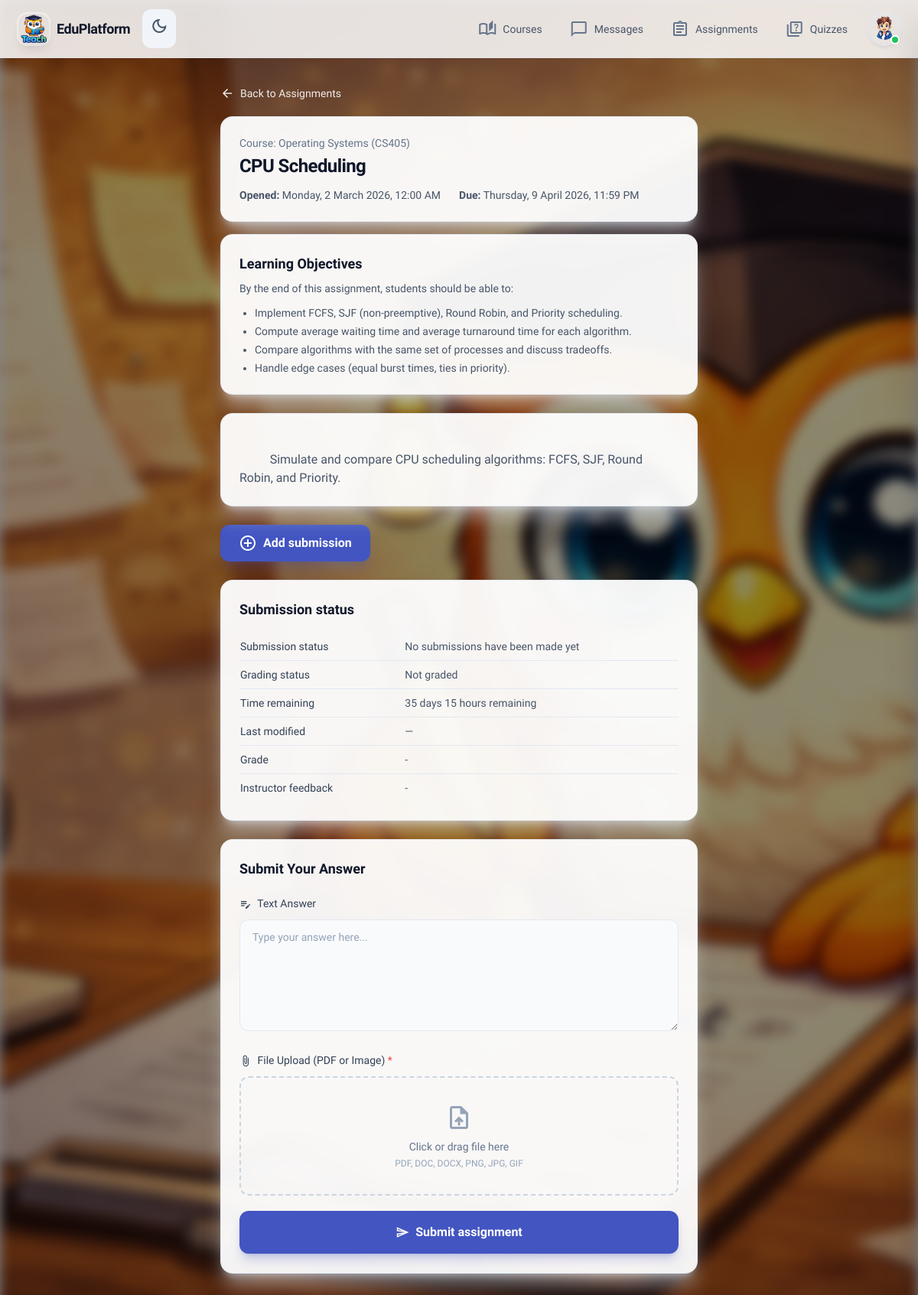
The app's page /assignment/3/ (signed in) with its own data.
### teach/models.py (models this page shows, shortened)
class Assignment(models.Model):
    assignment_id = models.AutoField(primary_key=True)
    content = models.ForeignKey(
        CourseContent,
        on_delete=models.CASCADE,
        related_name='assignments',
        to_field='content_id'
    )
    description = models.TextField(blank=True, default='')
    learning_objectives = models.TextField(
        blank=True,
        default='',
        help_text='Bullet points describing what the student will learn.'
    )
    opened_at = models.DateTimeField(null=True, blank=True, help_text='When the assignment becomes available.')
    deadline = models.DateTimeField(help_text='Due date and time.')
    assignment_file = models.FileField(
        upload_to='assignments/files/',
        blank=True,
        null=True,
        help_text='Downloadable file (e.g. .docx, .pdf) uploaded by instructor.'
    )
    course_name_display = models.CharField(
        max_length=200,
        blank=True,
        default='',
        help_text='Course name shown on assignment page (e.g. Image Processing).'
    )
    course_code_display = models.CharField(
        max_length=100,
        blank=True,
        default='',
        help_text='Course code (e.g. CS389/CS486).'
    )
    created_at = models.DateTimeField(auto_now_add=True)
    class Meta:
        ordering = ['-created_at']

class CourseContent(models.Model):
    CONTENT_TYPE_CHOICES = [
        ('lesson', 'Lesson'),
        ('assignment', 'Assignment'),
        ('quiz', 'Quiz'),
    ]
    content_id = models.AutoField(primary_key=True)
    course = models.ForeignKey(
        Course,
        on_delete=models.CASCADE,
        related_name='contents',
        to_field='course_id'
    )
    title = models.CharField(max_length=200)
    content_type = models.CharField(
        max_length=20,
        choices=CONTENT_TYPE_CHOICES
    )
    order_index = models.PositiveIntegerField(default=1)
    is_locked = models.BooleanField(default=False)
    created_at = models.DateTimeField(auto_now_add=True)
    class Meta:
        ordering = ['order_index', 'created_at']
        unique_together = ['course', 'order_index']

### teach/views.py (the view, shortened to what this page needs)
# urls.py: path("assignment/<int:assignment_id>/", views.assignment_detail_view, name="assignment_detail"),
@login_required
@csrf_protect
def assignment_detail_view(request, assignment_id):
    assignment_obj = (
        Assignment.objects.filter(assignment_id=assignment_id)
        .select_related("content", "content__course")
        .first()
    )
    if not assignment_obj:
        messages.error(request, "Assignment not found.")
        return redirect("assignment")
    submission = None
    active_submission = None
    if request.user.is_authenticated:
        submission = (
            AssignmentSubmission.objects.filter(
                assignment=assignment_obj,
                user=request.user,
            ).first()
        )
        active_submission = submission if submission and not submission.is_deleted else None
    course_name, course_code = _assignment_display_info(assignment_obj)
    deadline = assignment_obj.deadline
    now = timezone.now()
    time_remaining = None
    if deadline and now < deadline:
        delta = deadline - now
        days, remainder = divmod(int(delta.total_seconds()), 86400)
        hours = remainder // 3600
        time_remaining = f"{days} days {hours} hours remaining"
    display_submission = active_submission
    early_late_text, is_late = _early_late_text(display_submission, deadline)
    objectives_list = []
    if assignment_obj.learning_objectives:
        objectives_list = [
            line.strip() for line in assignment_obj.learning_objectives.splitlines()
            if line.strip()
        ]
    return render(
        request,
        "teach/assignment_detail.html",
        {
            "assignment": assignment_obj,
            "submission": display_submission,
            "course_name": course_name,
            "course_code": course_code,
            "objectives_list": objectives_list,
            "time_remaining": time_remaining,
            "early_late_text": early_late_text,
            "is_late": is_late,
            "is_locked": bool(display_submission and display_submission.grading_status == "graded"),
        },
    )

### teach/context_processors.py (called while the page is built)
def unread_messages_count(request):
    if request.user.is_authenticated:
        count = Message.objects.filter(receiver=request.user, is_read=False).count()
        return {"unread_messages_count": count}
    return {"unread_messages_count": 0}

### teach/views.py (called while the page is built, shortened)
def _assignment_display_info(assignment):
    name = (assignment.course_name_display or "").strip()
    code = (assignment.course_code_display or "").strip()
    if name or code:
        return name, code
    try:
        c = assignment.content.course
        return (getattr(c, "course_name", "") or ""), (getattr(c, "course_code", "") or "")
    except Exception:
        return "", ""

def _early_late_text(submission, deadline):
    if not submission or not submission.submitted_at or not deadline:
        return None, False

### templates/teach/assignment_detail.html (shortened to what this page needs)
{% extends 'teach/base.html' %}
{% load static %}
{% block main_class %}p-0 overflow-x-hidden{% endblock %}
{% block content %}
<div class="assignment-page-wrap">
  <div class="assignment-content">
    <a href="{% url 'assignment' %}"
      class="inline-flex items-center gap-2 text-sm font-medium text-white/90 hover:text-white mb-4 transition-colors">
      <span class="material-icons-outlined text-lg">arrow_back</span>
      Back to Assignments
    </a>
    <div
      class="rounded-2xl bg-white/95 dark:bg-slate-900/95 backdrop-blur-sm border border-slate-200/80 dark:border-slate-700/80 shadow-xl shadow-slate-200/50 dark:shadow-slate-900/50 overflow-hidden mb-4">
      <div class="p-5 md:p-6">
        {% if course_name or course_code %}
        <p class="text-sm font-medium text-slate-500 dark:text-slate-400 mb-1">
          Course: {{ course_name }}{% if course_code %} ({{ course_code }}){% endif %}
        </p>
        {% endif %}
        <h1 class="text-xl md:text-2xl font-bold text-slate-900 dark:text-white tracking-tight mb-3">
          {{ assignment.content.title }}
        </h1>
        <div class="flex flex-wrap gap-x-6 gap-y-1 text-sm text-slate-600 dark:text-slate-400">
          {% if assignment.opened_at %}
          <span><strong>Opened:</strong> {{ assignment.opened_at|date:"l, j F Y, g:i A" }}</span>
          {% endif %}
          <span><strong>Due:</strong> {{ assignment.deadline|date:"l, j F Y, g:i A" }}</span>
        </div>
      </div>
    </div>
    {% if objectives_list %}
    <div
      class="rounded-2xl bg-white/95 dark:bg-slate-900/95 backdrop-blur-sm border border-slate-200/80 dark:border-slate-700/80 shadow-xl shadow-slate-200/50 dark:shadow-slate-900/50 overflow-hidden mb-6">
      <div class="p-5 md:p-6">
        <h2 class="text-lg font-bold text-slate-900 dark:text-white mb-2">Learning Objectives</h2>
        <p class="text-slate-600 dark:text-slate-300 text-sm mb-3">By the end of this assignment, students should be
          able to:</p>
        <ul class="list-disc pl-5 space-y-1 text-slate-600 dark:text-slate-300 text-sm">
          {% for obj in objectives_list %}
          <li>{{ obj }}</li>
          {% endfor %}
        </ul>
      </div>
    </div>
    {% endif %}
    {% if assignment.description %}
    <div
      class="rounded-2xl bg-white/95 dark:bg-slate-900/95 backdrop-blur-sm border border-slate-200/80 dark:border-slate-700/80 shadow-xl shadow-slate-200/50 dark:shadow-slate-900/50 overflow-hidden mb-6">
      <div class="p-5 md:p-6">
        <div
          class="prose prose-slate dark:prose-invert max-w-none text-slate-600 dark:text-slate-300 text-sm md:text-base leading-relaxed whitespace-pre-wrap">
          {{ assignment.description }}</div>
      </div>
    </div>
    {% endif %}
    <div class="mb-6 flex flex-wrap gap-3 items-center">
      <a href="#submit-form" class="inline-flex items-center gap-2 py-3 px-6 rounded-xl
                {% if is_locked %}bg-slate-300 text-slate-600 cursor-not-allowed{% else %}bg-primary hover:bg-primary/90 text-white{% endif %}
                font-semibold shadow-lg shadow-primary/25 transition-all">
        <span class="material-icons-outlined">add_circle_outline</span>
        {% if submission %}Edit submission{% else %}Add submission{% endif %}
      </a>
    </div>
    <div
      class="rounded-2xl bg-white/95 dark:bg-slate-900/95 backdrop-blur-sm border border-slate-200/80 dark:border-slate-700/80 shadow-xl shadow-slate-200/50 dark:shadow-slate-900/50 overflow-hidden mb-6">
      <div class="p-5 md:p-6">
        <h2 class="text-lg font-bold text-slate-900 dark:text-white mb-4">Submission status</h2>
        <table class="w-full text-sm text-left">
          <tbody class="divide-y divide-slate-200 dark:divide-slate-700">
            <tr>
              <td class="py-2 pr-4 font-medium text-slate-700 dark:text-slate-300">Submission status</td>
              <td class="py-2 text-slate-600 dark:text-slate-400">
                {% if submission %}Submitted{% else %}No submissions have been made yet{% endif %}
              </td>
            </tr>
            <tr>
              <td class="py-2 pr-4 font-medium text-slate-700 dark:text-slate-300">Grading status</td>
              <td class="py-2 text-slate-600 dark:text-slate-400">
                {% if submission %}{% if submission.grading_status == 'graded' %}Graded{% else %}Not graded{% endif %}{% else %}Not graded{% endif %}
              </td>
            </tr>
            <tr>
              <td class="py-2 pr-4 font-medium text-slate-700 dark:text-slate-300">Time remaining</td>
              <td class="py-2 text-slate-600 dark:text-slate-400">
                {% if time_remaining %}{{ time_remaining }}{% else %}—{% endif %}
              </td>
            </tr>
            <tr>
              <td class="py-2 pr-4 font-medium text-slate-700 dark:text-slate-300">Last modified</td>
              <td class="py-2 text-slate-600 dark:text-slate-400">
                {% if submission %}{{ submission.submitted_at|date:"j F Y, g:i A" }}{% else %}—{% endif %}
              </td>
            </tr>
            <tr>
              <td class="py-2 pr-4 font-medium text-slate-700 dark:text-slate-300">Grade</td>
              <td class="py-2 text-slate-600 dark:text-slate-400">
                {% if submission and submission.grade is not None %}{{ submission.grade }} / 10{% else %}-{% endif %}
              </td>
            </tr>
            <tr>
              <td class="py-2 pr-4 font-medium text-slate-700 dark:text-slate-300">Instructor feedback</td>
              <td class="py-2 text-slate-600 dark:text-slate-400">
                {% if submission and submission.submission_comments %}{{ submission.submission_comments }}{% else %}-{% endif %}
              </td>
            </tr>
          </tbody>
        </table>
      </div>
    </div>
    <div id="submit-form"
      class="rounded-2xl bg-white/95 dark:bg-slate-900/95 backdrop-blur-sm border border-slate-200/80 dark:border-slate-700/80 shadow-xl shadow-slate-200/50 dark:shadow-slate-900/50 overflow-hidden mb-6">
      <div class="p-5 md:p-6 border-b border-slate-100 dark:border-slate-800">
        <h2 class="text-lg font-bold text-slate-900 dark:text-white mb-4">Submit Your Answer</h2>
        <form method="post" action="{% url 'assignment_detail' assignment.assignment_id %}"
          enctype="multipart/form-data" class="space-y-5" id="submission-form">
          <div>
            <label for="answer_text" class="block text-sm font-medium text-slate-700 dark:text-slate-300 mb-2">
              <span class="material-icons-outlined align-middle text-base mr-1">edit_note</span>
              Text Answer
            </label>
            <textarea name="answer_text" id="answer_text" rows="6" placeholder="Type your answer here..."
              class="w-full rounded-xl border border-slate-200 dark:border-slate-600 bg-slate-50 dark:bg-slate-800/50 text-slate-900 dark:text-white placeholder-slate-400 dark:placeholder-slate-500 focus:ring-2 focus:ring-primary focus:border-primary px-4 py-3 text-sm resize-y min-h-[120px] transition-all outline-none">{% if submission %}{{ submission.answer_text }}{% endif %}</textarea>
          </div>
          <div>
            <label class="block text-sm font-medium text-slate-700 dark:text-slate-300 mb-2">
              <span class="material-icons-outlined align-middle text-base mr-1">attach_file</span>
              File Upload (PDF or Image) <span class="text-red-500">*</span>
            </label>
            <div id="file-drop-zone"
              class="relative flex flex-col items-center justify-center border-2 border-dashed border-slate-300 dark:border-slate-600 rounded-xl p-8 hover:border-primary/50 dark:hover:border-primary/50 hover:bg-slate-50/50 dark:hover:bg-slate-800/30 transition-all cursor-pointer group">
              <div id="file-placeholder">
                <div class="flex flex-col items-center">
                  <span
                    class="material-icons-outlined text-4xl text-slate-400 group-hover:text-primary transition-colors mb-2">upload_file</span>
                  <p class="text-sm text-slate-500 dark:text-slate-400">Click or drag file here</p>
                  <p class="text-xs text-slate-400 dark:text-slate-500 mt-1">PDF, DOC, DOCX, PNG, JPG, GIF</p>
                </div>
              </div>
            </div>
          </div>
          <button type="submit" id="submit-btn" {% if is_locked %}disabled{% endif %}
            class="w-full py-3.5 px-4 rounded-xl bg-primary hover:bg-primary/90 text-white font-semibold shadow-lg shadow-primary/25 hover:shadow-primary/40 transition-all duration-200 flex items-center justify-center gap-2 {% if is_locked %}opacity-60 cursor-not-allowed{% endif %}">
            <span class="material-icons-outlined text-lg">send</span>
            {% if submission %}Update submission{% else %}Submit assignment{% endif %}
          </button>
        </form>
      </div>
    </div>
  </div>
</div>
{% endblock %}

### static/teach/css/style.css (style rules this page uses)
body { font-family: "Lexend", "Inter", sans-serif; -webkit-tap-highlight-color: transparent; min-height: max(884px, 100dvh); }

### records on screen
Assignment: course_name_display "Operating Systems", course_code_display "CS405", content "CPU Scheduling", opened_at "Monday, 2 March 2026, 12:00 AM", deadline "Thursday, 9 April 2026, 11:59 PM", description "Simulate and compare CPU scheduling algorithms: FCFS, SJF, Round Robin, and Priority."

### other values on screen
{{ obj }} "Implement FCFS, SJF (non-preemptive), Round Robin, and Priority scheduling." "Compute average waiting time and average turnaround time for each algorithm." "Compare algorithms with the same set of processes and discuss tradeoffs." "Handle edge cases (equal burst times, ties in priority)."
{{ time_remaining }} "35 days 15 hours remaining"
